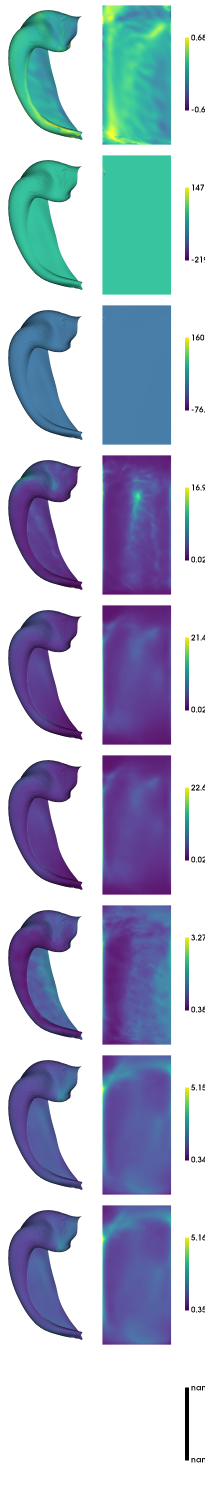
#> input picture notebooks/tmp.png, 410 x 3000 px (shown at 1/2 size)
$ jupyter execute --allow-errors DimReduct.ipynb   (shell and % lines are left out)
#> lines starting #> are read from the running program, lines starting #| are printed output that depends on the picture
### hippomaps/plotting.py
import numpy as np
import nibabel as nib
import copy
import glob
import warnings
from scipy.ndimage.filters import gaussian_filter
from numpy.matlib import repmat
from brainspace.mesh.mesh_io import read_surface
from brainspace.plotting import plot_hemispheres, plot_surf, build_plotter
from brainspace.mesh import mesh_creation as mc
from pathlib import Path

resourcesdir = str(Path(__file__).parents[1]) + "/hippomaps/resources"
import hippomaps.utils


# ----------------------------
# Small, reusable helpers
# (kept compact, but module-wide)
# ----------------------------

_V2_DENS = {"2k", "8k", "18k"}


def _is_v2_den(den: str) -> bool:
    return den in _V2_DENS


# [7 lines left out: function _ses_dir_and_suffix, not called in this run]


def _subj_root(hippunfold_dir, sub: str, ses_dir: str) -> Path:
    root = Path(hippunfold_dir) / f"sub-{sub}"
    return (root / ses_dir) if ses_dir else root


def _canonical_surf(resourcesdir, den: str, label: str, space: str) -> str:
    return str(
        Path(resourcesdir)
        / "canonical_surfs"
        / f"tpl-avg_space-{space}_den-{den}_label-{label}_midthickness.surf.gii"
    )


# [87 lines left out: functions _subject_surf, _metric_glob, _apply_unfold_transforms, _concat_hipp_dentate, _rotate_in_place, _default_plot_kwargs, not called in this run]


# ----------------------------
# Public API
# ----------------------------

def surfplot_canonical_foldunfold(
    cdata,
    hemis=["L", "R"],
    labels=["hipp", "dentate"],
    unfoldAPrescale=False,
    den="0p5mm",
    tighten_cwindow=False,
    resourcesdir=resourcesdir,
    size=[350, 300],
    **qwargs,
):
    """
       Plots canonical folded and unfolded surfaces for hippocampus and dentate gyrus.
       Parameters
       ----------
       cdata : numpy.ndarray
           Array with the shape Vx2xF, where V is the number of vertices (including DG unless specified),
           2 is the number of hemispheres (unless specified), and F is the number of rows/features.
       hemis : list of str, optional
           List of hemispheres to visualize. Default is ['L', 'R'].
       labels : list of str, optional
           List of labels for different structures. Default is ['hipp', 'dentate'].
       unfoldAPrescale : bool, optional
           Whether to pre-scale the anterior-posterior axis during unfolding. Default is False.
       den : str, optional
           Density parameter for surface plot. Default is '0p5mm'.
       tighten_cwindow : bool, optional
           Whether to tighten the color window for the surface plot. Default is False.
       resourcesdir : str, optional
           Directory path containing additional resources. Default is the value of resourcesdir.
       size : list of int, optional
           Size of the surface plot. Default is [350, 300].
       **qwargs : dict, optional
           Additional keyword arguments for customization.
           See https://brainspace.readthedocs.io/en/latest/generated/brainspace.plotting.surface_plotting.plot_surf.html#brainspace.plotting.surface_plotting.plot_surf

       Returns
       -------
       matplotlib.figure.Figure
           Figure object for the generated surface plot.
       Notes
       -----
       This function is suitable for plotting canonical folded and unfolded surfaces, and it is particularly useful
       when the data (`cdata`) isn't specific to one subject (e.g., maybe it has been averaged across many subjects).
    """

    is_v2 = _is_v2_den(den)
    if is_v2 and unfoldAPrescale:
        warnings.warn("Hippunfold v2 outputs do not require unfoldAPrescale")
        unfoldAPrescale = False

    # ---- load canonical surfaces (right hemi as base template) ----
    rh = read_surface(_canonical_surf(resourcesdir, den, "hipp", "canonical"))
    ru = read_surface(_canonical_surf(resourcesdir, den, "hipp", "unfold"))

    # Apply the SAME unfold handling as subject plotting.
    # In canonical, we treat the stored canonical surfaces as "R" for transforms/offset direction.
    ru = _apply_unfold_transforms(ru, den, "hipp", unfoldAPrescale, is_v2=is_v2, hemi="R")

    if len(labels) == 2:
        hd = read_surface(_canonical_surf(resourcesdir, den, "dentate", "canonical"))
        ud = read_surface(_canonical_surf(resourcesdir, den, "dentate", "unfold"))

        ud = _apply_unfold_transforms(ud, den, "dentate", unfoldAPrescale, is_v2=is_v2, hemi="R")

        npts = rh.n_points
        rh = _concat_hipp_dentate(rh, hd, npts)
        ru = _concat_hipp_dentate(ru, ud, npts)

    # ---- left hemi is x-flipped copy (folded + unfolded) ----
    lh = mc.build_polydata(rh.Points.copy(), cells=rh.GetCells2D().copy())
    lh.Points[:, 0] = -lh.Points[:, 0]
    lu = mc.build_polydata(ru.Points.copy(), cells=ru.GetCells2D().copy())
    lu.Points[:, 0] = -lu.Points[:, 0]

    # ---- format cdata to (V, H, F) ----
    cdata = np.reshape(cdata, [cdata.shape[0], len(hemis), -1])
    if len(cdata.shape) == 2:
        cdata = np.expand_dims(cdata, axis=2)

    if tighten_cwindow:
        for i in range(cdata.shape[2]):
            cdata[:, :, i] = bound_cdata(cdata[:, :, i])

    # ---- layout ----
    surfDict = {"Lf": lh, "Lu": lu, "Rf": rh, "Ru": ru}
    surfList = np.ones((cdata.shape[2], len(hemis) * 2), dtype=object)
    arrName = np.ones((cdata.shape[2], len(hemis) * 2), dtype=object)

    for h, hemi in enumerate(hemis):
        if hemi == "L":
            surfList[:, [h, h + 1]] = np.array([f"{hemi}f", f"{hemi}u"])
            folded, unfolded = lh, lu
        else:  # "R"
            surfList[:, [h * 2, h * 2 + 1]] = np.array([f"{hemi}u", f"{hemi}f"])
            folded, unfolded = rh, ru

        for f in range(cdata.shape[2]):
            name = f"feature{f}"
            folded.append_array(cdata[:, h, f], name=name, at="point")
            unfolded.append_array(cdata[:, h, f], name=name, at="point")
            arrName[f, :] = name

    new_qwargs = _default_plot_kwargs(qwargs, zoom=1.7)

    new_size = copy.deepcopy(size)
    new_size[0] *= len(hemis)
    new_size[1] *= cdata.shape[2]
    if "color_bar" in qwargs:
        new_size[0] += 60

    return plot_surf(surfDict, surfList, array_name=arrName, size=new_size, **new_qwargs)


# [212 lines left out: functions surfplot_sub_foldunfold, bound_cdata, area_rescale, not called in this run]

### notebooks/DimReduct.ipynb
[cell 1]
import numpy as np
from numpy.matlib import repmat
import matplotlib.pyplot as plt
from matplotlib.patches import Rectangle
import nibabel as nib
import scipy
import sys
sys.path.insert(1, '/export03/data/opt/hippunfold_toolbox/hippunfold_toolbox')
import plotting
import utils
import copy
import glob
sys.path.insert(1, '/export03/data/opt/Hippo_Spin_Testing')
from hippo_spin_testing import spin_test
sys.path.insert(1, '/data/mica1/01_programs/micapipe-v0.2.0/functions')
from build_mpc import build_mpc
from brainspace.gradient import GradientMaps
from sklearn.manifold import TSNE
from sklearn.decomposition import PCA

[cell 2]
files = [
 '../maps/HippoMaps-initializationMaps/Dataset-BigBrain/histology-Merker_average-4_hemi-mix_den-unfoldiso_label-hipp.shape.gii',
 '../maps/HippoMaps-initializationMaps/Dataset-AxerPLI/histology-PLI-transmittance_average-1_hemi-mix_den-unfoldiso_label-hipp.shape.gii',
 '../maps/HippoMaps-initializationMaps/Dataset-AHEAD/histology-Bieloschowsky_average-4_hemi-mix_den-unfoldiso_label-hipp.shape.gii',
 '../maps/HippoMaps-initializationMaps/Dataset-AHEAD/histology-Blockface_average-4_hemi-mix_den-unfoldiso_label-hipp.shape.gii',
 '../maps/HippoMaps-initializationMaps/Dataset-AHEAD/histology-Parvalbumin_average-4_hemi-mix_den-unfoldiso_label-hipp.shape.gii',
 '../maps/HippoMaps-initializationMaps/Dataset-AHEAD/histology-Thionin_average-4_hemi-mix_den-unfoldiso_label-hipp.shape.gii',
 '../maps/HippoMaps-initializationMaps/Dataset-AHEAD/histology-Calbindin_average-4_hemi-mix_den-unfoldiso_label-hipp.shape.gii',
 '../maps/HippoMaps-initializationMaps/Dataset-AHEAD/histology-Calretinin_average-4_hemi-mix_den-unfoldiso_label-hipp.shape.gii',

 '../maps/HippoMaps-initializationMaps/Dataset-AHEAD/MRI-9p4T-qR1_average-4_hemi-mix_den-unfoldiso_label-hipp.shape.gii',
 '../maps/HippoMaps-initializationMaps/Dataset-AHEAD/MRI-9p4T-qR2star_average-4_hemi-mix_den-unfoldiso_label-hipp.shape.gii',
 '../maps/HippoMaps-initializationMaps/Dataset-AHEAD/MRI-9p4T-ProtonDensity_average-4_hemi-mix_den-unfoldiso_label-hipp.shape.gii',
 '../maps/HippoMaps-initializationMaps/Dataset-PNI/MRI-7T-qT1_average-20_hemi-mix_den-0p5mm_label-hipp.shape.gii',
 '../maps/HippoMaps-initializationMaps/Dataset-PNI/MRI-7T-FA_average-20_hemi-mix_den-0p5mm_label-hipp.shape.gii',
 '../maps/HippoMaps-initializationMaps/Dataset-PNI/MRI-7T-ADC_average-20_hemi-mix_den-0p5mm_label-hipp.shape.gii',
 '../maps/HippoMaps-initializationMaps/Dataset-PNI/MRI-7T-T2star_average-20_hemi-mix_den-0p5mm_label-hipp.shape.gii',
 '../maps/HippoMaps-initializationMaps/Dataset-PNI/MRI-7T-MTR_average-20_hemi-mix_den-0p5mm_label-hipp.shape.gii',

 '../maps/HippoMaps-initializationMaps/Dataset-MICs/MRI-3T-rsfMRI-IntTS_average-99_hemi-L_den-2mm_label-hipp.shape.gii',
 '../maps/HippoMaps-initializationMaps/Dataset-MICs/MRI-3T-rsfMRI-ReHo_average-99_hemi-L_den-2mm_label-hipp.shape.gii',
 '../maps/HippoMaps-initializationMaps/Dataset-MICs/MRI-3T-rsfMRI-avgFCneocort_average-80_hemi-L_den-2mm_label-hipp.shape.gii',

 '../maps/HippoMaps-initializationMaps/Dataset-MICs+Frauscher/iEEG-BandPower-delta_average-81_hemi-mix_den-2mm_label-hipp.shape.gii',
 '../maps/HippoMaps-initializationMaps/Dataset-MICs+Frauscher/iEEG-BandPower-theta_average-81_hemi-mix_den-2mm_label-hipp.shape.gii',
 '../maps/HippoMaps-initializationMaps/Dataset-MICs+Frauscher/iEEG-BandPower-alpha_average-81_hemi-mix_den-2mm_label-hipp.shape.gii',
 '../maps/HippoMaps-initializationMaps/Dataset-MICs+Frauscher/iEEG-BandPower-beta_average-81_hemi-mix_den-2mm_label-hipp.shape.gii',
 '../maps/HippoMaps-initializationMaps/Dataset-MICs+Frauscher/iEEG-BandPower-gamma_average-81_hemi-mix_den-2mm_label-hipp.shape.gii',

 '../maps/HippoMaps-initializationMaps/Dataset-Mixed/histology-curvature_average-7_hemi-mix_den-unfoldiso_label-hipp.shape.gii',
 '../maps/HippoMaps-initializationMaps/Dataset-PNI/MRI-7T-curvature_average-20_hemi-mix_den-0p5mm_label-hipp.shape.gii',
 '../maps/HippoMaps-initializationMaps/Dataset-Mixed/histology-gyrification_average-7_hemi-mix_den-unfoldiso_label-hipp.shape.gii',
 '../maps/HippoMaps-initializationMaps/Dataset-PNI/MRI-7T-gyrification_average-20_hemi-mix_den-0p5mm_label-hipp.shape.gii',
 '../maps/HippoMaps-initializationMaps/Dataset-Mixed/histology-thickness_average-7_hemi-mix_den-unfoldiso_label-hipp.shape.gii',
 '../maps/HippoMaps-initializationMaps/Dataset-PNI/MRI-7T-thickness_average-20_hemi-mix_den-0p5mm_label-hipp.shape.gii',
 ]

[cell 3]
# organize into sensible blocks of the same modality

blocks_len = [8,8,3,5,6]
blocks = np.concatenate(([0],np.cumsum(blocks_len)))
colors = np.hstack((np.ones((blocks_len[0])),np.ones((blocks_len[1]))+1,np.ones((blocks_len[2]))+2,np.ones((blocks_len[3]))+3,np.ones((blocks_len[4]))+4))

[cell 4]
# load all data
features = []
cdata = np.ones((7262,len(files)))
#> (the rest of this cell did not finish here and is left out)

[cell 5]
# check for significant correlation (spin test) (slow!)

feat_corr_p = np.ones((len(features),len(features)))
for i in range(len(features)):
    for j in range(i+1,len(features)):
        _,_,feat_corr_p[i,j],_ = spin_test.spin_test(cdata[:,i],cdata[:,j], 10000, space='orig')

[cell 6]
# plot correlation between features

feat_corr = np.corrcoef(cdata.T)

# bottom left will show Rsquared
iloc = np.tril_indices(len(feat_corr))
feat_corr[iloc] = feat_corr[iloc]**2

# plot and label
fig, ax = plt.subplots(figsize=(8, 8))
ax.imshow(feat_corr, vmin=-1, vmax=1, cmap='bwr')
plt.yticks(ticks=range(len(features)),labels=features);
plt.xticks(ticks=range(len(features)),labels=features, rotation=90);

# box around same modality
for i in range(len(blocks)-1):
    w = blocks[i+1]-blocks[i]
    rect = Rectangle((blocks[i]-.5,blocks[i]-.5),w,w, linewidth=2, edgecolor='k', facecolor='none')
    ax.add_patch(rect)

# annotate significant correlations
for i in range(len(features)):
    for j in range(i+1,len(features)):
        if feat_corr_p[i,j] < 0.001:
            plt.annotate('***', (i-.6,j+.3));
        elif feat_corr_p[i,j] < 0.01:
            plt.annotate('**', (i-.3,j+.3));
        elif feat_corr_p[i,j] < 0.05:
            plt.annotate('*', (i-.15,j+.3));
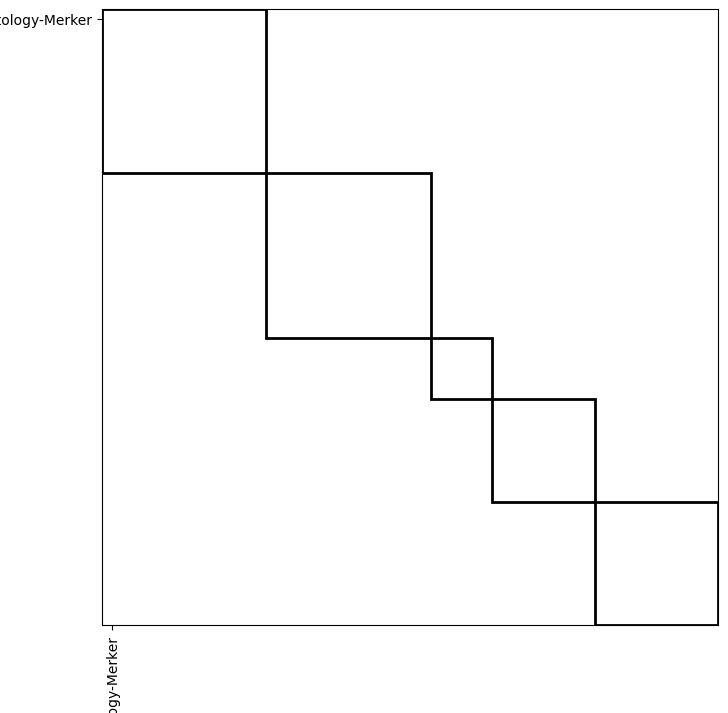
#> figure drawn by matplotlib, 1 panel

[cell 7]
# currently there is a bug where 9 plots are not allowed, but 10 are, so we add an extra empty plot
cdata = np.concatenate((cdata,np.ones((cdata.shape[0],1))*np.nan),axis=1)
blocks[-1] = blocks[-1]+1

# plot all feature maps in the same plot
fig, ax = plt.subplots(1,5, figsize=(20,50))
for b in range(5):
    plotting.surfplot_canonical_foldunfold(cdata[:,blocks[b]:blocks[b+1]], color_bar=('right'), hemis=['L'], labels=['hipp'], unfoldAPrescale=True, share='row', tighten_cwindow=True, embed_nb=True, screenshot=True, filename='tmp.png')
#> (the call stopped at in surfplot_canonical_foldunfold, `rh = read_surface(_canonical_surf(resourcesdir, den, "hipp", "canonica..`: brainspace is not available in this run)
    f = plt.imread('tmp.png')
#> f is the input picture: shape (3000, 410, 4) float32; mean R, G, B, A 0.683, 0.725, 0.802, 0.457
    ax[b].imshow(f)
    ax[b].set_axis_off()
    ax[b].set_anchor("NW")

cdata = cdata[:,:-1]
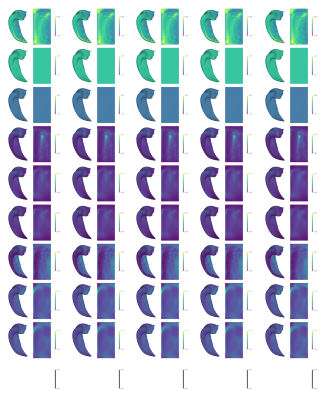
#> figure drawn by matplotlib, 5 panels

#> (a cell that did not finish here is left out)

#> (a cell that did not finish here is left out)

[cell 10]
from adjustText import adjust_text

#> (the rest of this cell did not finish here and is left out)

#> (a cell that did not finish here is left out)

[cell 12]
from itertools import product
list(product(np.arange(3), repeat=3))

[cell 13]
perms = list(product([1,2,3,4,5],repeat=5))
#> (the rest of this cell did not finish here and is left out)

[cell 14]
from scipy.stats import spearmanr
#> (the rest of this cell did not finish here and is left out)

[cell 15]
fig, ax = plt.subplots(figsize=(8,8))
#> (the rest of this cell did not finish here and is left out)

[cell 16]
pca = PCA(whiten=True)
principalComponents = pca.fit_transform(cdata)
plt.plot(np.arange(5)+1, np.cumsum(pca.explained_variance_ratio_[:5]))
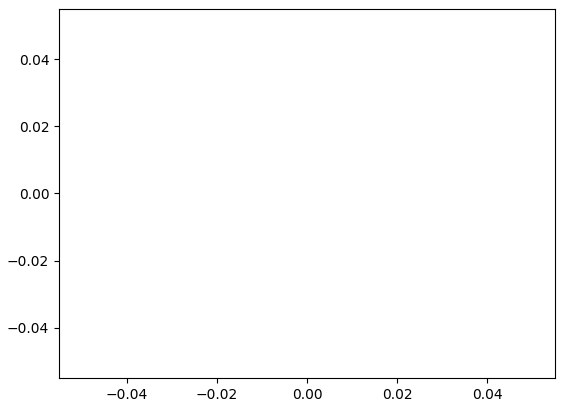
#> figure drawn by matplotlib, 1 panel

[cell 17]
plotting.surfplot_canonical_foldunfold(principalComponents[:,:5], labels=['hipp'], hemis=['L'], unfoldAPrescale=True, cmap='plasma', color_bar='right', share='row', tighten_cwindow=True, embed_nb=True)
#> (the call stopped at in surfplot_canonical_foldunfold, `rh = read_surface(_canonical_surf(resourcesdir, den, "hipp", "canonica..`: brainspace is not available in this run)

[cell 18]
fig, ax = plt.subplots(nrows=3, ncols=1, figsize=(4, 10))
#> (the rest of this cell did not finish here and is left out)

[cell 19]
a = np.array([[1,2,3],[4,5,6]])
a.shape

[cell 20]
scipy.stats.zscore(a,axis=1)

[cell 21]
cdata.shape
#> Out = (7262, 30)
